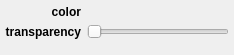
<?xml version="1.0" encoding="UTF-8"?>
<ui version="4.0">
 <class>Form</class>
 <widget class="QWidget" name="Form">
  <property name="geometry">
   <rect>
    <x>0</x>
    <y>0</y>
    <width>234</width>
    <height>55</height>
   </rect>
  </property>
  <property name="windowTitle">
   <string>Form</string>
  </property>
  <layout class="QGridLayout" name="gridLayout">
   <property name="verticalSpacing">
    <number>5</number>
   </property>
   <property name="margin">
    <number>5</number>
   </property>
   <item row="3" column="1" colspan="2">
    <widget class="QColorBox" name="color_color">
     <property name="sizePolicy">
      <sizepolicy hsizetype="Preferred" vsizetype="Minimum">
       <horstretch>0</horstretch>
       <verstretch>0</verstretch>
      </sizepolicy>
     </property>
     <property name="text">
      <string/>
     </property>
    </widget>
   </item>
   <item row="4" column="1" colspan="2">
    <widget class="QSlider" name="value_alpha">
     <property name="maximum">
      <number>100</number>
     </property>
     <property name="orientation">
      <enum>Qt::Horizontal</enum>
     </property>
    </widget>
   </item>
   <item row="4" column="0">
    <widget class="QLabel" name="label_4">
     <property name="font">
      <font>
       <weight>75</weight>
       <bold>true</bold>
      </font>
     </property>
     <property name="text">
      <string>transparency</string>
     </property>
     <property name="alignment">
      <set>Qt::AlignRight|Qt::AlignTrailing|Qt::AlignVCenter</set>
     </property>
    </widget>
   </item>
   <item row="3" column="0">
    <widget class="QLabel" name="label">
     <property name="font">
      <font>
       <weight>75</weight>
       <bold>true</bold>
      </font>
     </property>
     <property name="text">
      <string>color</string>
     </property>
     <property name="alignment">
      <set>Qt::AlignRight|Qt::AlignTrailing|Qt::AlignVCenter</set>
     </property>
    </widget>
   </item>
   <item row="5" column="1">
    <spacer name="verticalSpacer">
     <property name="orientation">
      <enum>Qt::Vertical</enum>
     </property>
     <property name="sizeHint" stdset="0">
      <size>
       <width>20</width>
       <height>40</height>
      </size>
     </property>
    </spacer>
   </item>
  </layout>
 </widget>
 <customwidgets>
  <customwidget>
   <class>QColorBox</class>
   <extends>QLabel</extends>
   <header>glue.utils.qt.colors</header>
  </customwidget>
 </customwidgets>
 <resources/>
 <connections/>
</ui>
